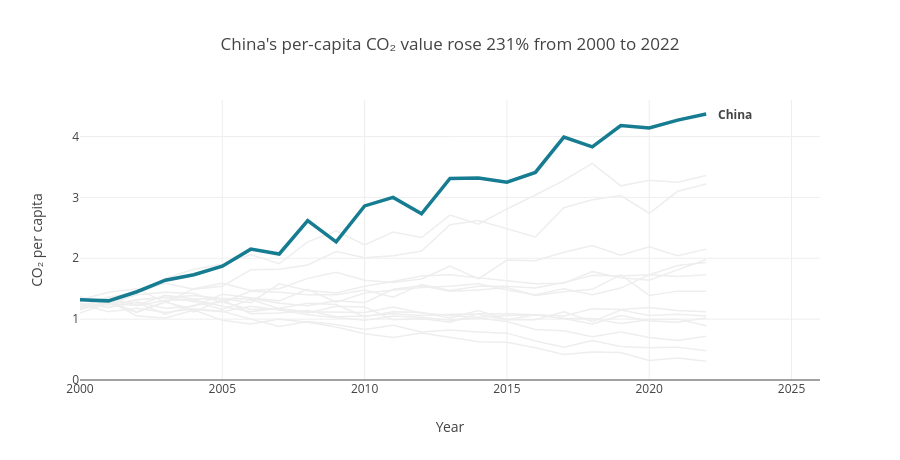

Notebook code cell kept with this figure:
### Markdown cell above
## Task 1 - A line chart showing CO2 per Capita for all countries in the dataset

**Requirements:**
- All countries shown (for context), but only **one highlighted in colour** — your choice which
- All other lines in grey (#EEEEEE), thinner
- Highlighted country/countries **labelled directly** at the end of its line (not in a legend)
- Insight title that names the highlighted country/countries and its story

### Code cell
# Task 1: All countries for context; only China is highlighted.
highlight = 'China'
first_year, last_year = df['Year'].min(), df['Year'].max()
china = df[df['Country'] == highlight].sort_values('Year')
start = china.loc[china['Year'] == first_year, 'CO2_per_capita'].iloc[0]
end = china.loc[china['Year'] == last_year, 'CO2_per_capita'].iloc[0]
change_pct = (end / start - 1) * 100
fig1 = go.Figure()

# Thin grey lines for all 14 non-highlighted countries.
for country, country_data in df[df['Country'] != highlight].groupby('Country'):
    fig1.add_trace(go.Scatter(
        x=country_data['Year'], y=country_data['CO2_per_capita'],
        mode='lines', name=country, line=dict(color='#EEEEEE', width=1.5),
        hovertemplate=f'{country}<br>Year: %{{x}}<br>CO₂ per capita: %{{y:.2f}}<extra></extra>',
        showlegend=False
    ))

# Draw the coloured highlight last for visibility.
fig1.add_trace(go.Scatter(
    x=china['Year'], y=china['CO2_per_capita'],
    mode='lines', name=highlight, line=dict(color='#167C91', width=3.5),
    hovertemplate='China<br>Year: %{x}<br>CO₂ per capita: %{y:.2f}<extra></extra>',
    showlegend=False
))
fig1.add_annotation(
    x=last_year, y=end, text=f'<b>{highlight}</b>  {end:.2f}',
    showarrow=False, xanchor='left', xshift=10,
    font=dict(color='#167C91', size=13)
)
fig1.update_layout(
    title=dict(text=f"China's per-capita CO₂ value rose {change_pct:.0f}% from {first_year} to {last_year}", x=0.02),
    xaxis=dict(title=None, range=[first_year, last_year + 4], dtick=4,
               showgrid=False, showline=False, zeroline=False),
    yaxis=dict(title='CO₂ per capita (course dataset values)', rangemode='tozero',
               showgrid=True, gridcolor='#F3F3F3', zeroline=False, showline=False),
    template='plotly_white', height=460,
    margin=dict(l=88, r=125, t=88, b=50),
    font=dict(family='Arial', size=12, color='#283445'),
    paper_bgcolor='white', plot_bgcolor='white', showlegend=False
)
assert len(fig1.data) == df['Country'].nunique()
assert sum(t.line.color != '#EEEEEE' for t in fig1.data) == 1
fig1.show()
print(f'China: {start:.2f} ({first_year}) → {end:.2f} ({last_year}), +{change_pct:.1f}% in the supplied data.')

### Figure 1 — Plotly figure (JSON) as saved in the notebook; plotly's stock layout.template omitted (floating-point values rounded to 4 significant figures)
{"data": [{"type": "scatter", "mode": "lines", "name": "Australia", "x": [2000, 2001, 2002, 2003, 2004, 2005, 2006, 2007, 2008, 2009, 2010, 2011, 2012, 2013, 2014, 2015, 2016, 2017, 2018, 2019, 2020, 2021, 2022], "y": [1.26, 1.19, 1.28, 1.18, 1.21, 1.41, 1.35, 1.3, 1.49, 1.28, 1.43, 1.47, 1.52, 1.54, 1.58, 1.48, 1.4, 1.5, 1.4, 1.51, 1.73, 1.7, 1.73], "line": {"color": "#EEEEEE", "width": 1.5}, "showlegend": false}, {"type": "scatter", "mode": "lines", "name": "Brazil", "x": [2000, 2001, 2002, 2003, 2004, 2005, 2006, 2007, 2008, 2009, 2010, 2011, 2012, 2013, 2014, 2015, 2016, 2017, 2018, 2019, 2020, 2021, 2022], "y": [1.26, 1.19, 1.32, 1.36, 1.39, 1.34, 1.27, 1.58, 1.47, 1.43, 1.54, 1.62, 1.71, 1.73, 1.68, 1.63, 1.58, 1.59, 1.78, 1.68, 1.64, 1.81, 1.98], "line": {"color": "#EEEEEE", "width": 1.5}, "showlegend": false}, {"type": "scatter", "mode": "lines", "name": "Canada", "x": [2000, 2001, 2002, 2003, 2004, 2005, 2006, 2007, 2008, 2009, 2010, 2011, 2012, 2013, 2014, 2015, 2016, 2017, 2018, 2019, 2020, 2021, 2022], "y": [1.17, 1.36, 1.22, 1.31, 1.32, 1.21, 1.12, 1.18, 1.26, 1.24, 1.04, 1.12, 1.11, 1.02, 1.14, 0.99, 0.99, 1.12, 0.96, 1.15, 1.06, 1.08, 1.05], "line": {"color": "#EEEEEE", "width": 1.5}, "showlegend": false}, {"type": "scatter", "mode": "lines", "name": "France", "x": [2000, 2001, 2002, 2003, 2004, 2005, 2006, 2007, 2008, 2009, 2010, 2011, 2012, 2013, 2014, 2015, 2016, 2017, 2018, 2019, 2020, 2021, 2022], "y": [1.34, 1.29, 1.12, 1.28, 1.16, 1.12, 1.21, 1.15, 1.07, 1.02, 0.98, 1.05, 1.03, 0.98, 1.02, 0.96, 0.83, 0.81, 0.71, 0.79, 0.7, 0.65, 0.72], "line": {"color": "#EEEEEE", "width": 1.5}, "showlegend": false}, {"type": "scatter", "mode": "lines", "name": "Germany", "x": [2000, 2001, 2002, 2003, 2004, 2005, 2006, 2007, 2008, 2009, 2010, 2011, 2012, 2013, 2014, 2015, 2016, 2017, 2018, 2019, 2020, 2021, 2022], "y": [1.25, 1.12, 1.18, 1.11, 1.17, 1.13, 1, 0.88, 0.96, 0.91, 0.83, 0.9, 0.79, 0.82, 0.79, 0.77, 0.64, 0.54, 0.65, 0.55, 0.53, 0.54, 0.48], "line": {"color": "#EEEEEE", "width": 1.5}, "showlegend": false}, {"type": "scatter", "mode": "lines", "name": "India", "x": [2000, 2001, 2002, 2003, 2004, 2005, 2006, 2007, 2008, 2009, 2010, 2011, 2012, 2013, 2014, 2015, 2016, 2017, 2018, 2019, 2020, 2021, 2022], "y": [1.21, 1.36, 1.44, 1.67, 1.82, 1.9, 2.06, 1.91, 2.27, 2.45, 2.22, 2.43, 2.34, 2.71, 2.56, 2.81, 3.04, 3.28, 3.56, 3.19, 3.28, 3.25, 3.36], "line": {"color": "#EEEEEE", "width": 1.5}, "showlegend": false}, {"type": "scatter", "mode": "lines", "name": "Indonesia", "x": [2000, 2001, 2002, 2003, 2004, 2005, 2006, 2007, 2008, 2009, 2010, 2011, 2012, 2013, 2014, 2015, 2016, 2017, 2018, 2019, 2020, 2021, 2022], "y": [1.37, 1.23, 1.44, 1.59, 1.49, 1.54, 1.81, 1.82, 1.89, 2.11, 2.01, 2.04, 2.12, 2.55, 2.62, 2.49, 2.35, 2.83, 2.96, 3.03, 2.74, 3.1, 3.22], "line": {"color": "#EEEEEE", "width": 1.5}, "showlegend": false}, {"type": "scatter", "mode": "lines", "name": "Japan", "x": [2000, 2001, 2002, 2003, 2004, 2005, 2006, 2007, 2008, 2009, 2010, 2011, 2012, 2013, 2014, 2015, 2016, 2017, 2018, 2019, 2020, 2021, 2022], "y": [1.1, 1.27, 1.27, 1.08, 1.23, 1.28, 1.16, 1.17, 1.1, 1.21, 1.2, 0.99, 1.01, 0.95, 1.09, 1.09, 1.07, 1.01, 1.01, 0.93, 0.99, 1, 0.89], "line": {"color": "#EEEEEE", "width": 1.5}, "showlegend": false}, {"type": "scatter", "mode": "lines", "name": "Mexico", "x": [2000, 2001, 2002, 2003, 2004, 2005, 2006, 2007, 2008, 2009, 2010, 2011, 2012, 2013, 2014, 2015, 2016, 2017, 2018, 2019, 2020, 2021, 2022], "y": [1.18, 1.25, 1.4, 1.44, 1.42, 1.27, 1.46, 1.44, 1.4, 1.4, 1.48, 1.36, 1.57, 1.47, 1.54, 1.54, 1.51, 1.6, 1.72, 1.71, 1.73, 1.88, 1.93], "line": {"color": "#EEEEEE", "width": 1.5}, "showlegend": false}, {"type": "scatter", "mode": "lines", "name": "Russia", "x": [2000, 2001, 2002, 2003, 2004, 2005, 2006, 2007, 2008, 2009, 2010, 2011, 2012, 2013, 2014, 2015, 2016, 2017, 2018, 2019, 2020, 2021, 2022], "y": [1.19, 1.24, 1.32, 1.36, 1.29, 1.16, 1.32, 1.17, 1.12, 1.11, 1.11, 1.2, 1.1, 1.06, 1.03, 1.06, 1.07, 1.05, 1.17, 1.16, 1.19, 1.14, 1.12], "line": {"color": "#EEEEEE", "width": 1.5}, "showlegend": false}, {"type": "scatter", "mode": "lines", "name": "South Africa", "x": [2000, 2001, 2002, 2003, 2004, 2005, 2006, 2007, 2008, 2009, 2010, 2011, 2012, 2013, 2014, 2015, 2016, 2017, 2018, 2019, 2020, 2021, 2022], "y": [1.2, 1.25, 1.23, 1.39, 1.33, 1.34, 1.34, 1.26, 1.22, 1.3, 1.27, 1.49, 1.55, 1.46, 1.48, 1.52, 1.39, 1.45, 1.49, 1.73, 1.39, 1.46, 1.46], "line": {"color": "#EEEEEE", "width": 1.5}, "showlegend": false}, {"type": "scatter", "mode": "lines", "name": "South Korea", "x": [2000, 2001, 2002, 2003, 2004, 2005, 2006, 2007, 2008, 2009, 2010, 2011, 2012, 2013, 2014, 2015, 2016, 2017, 2018, 2019, 2020, 2021, 2022], "y": [1.32, 1.44, 1.5, 1.27, 1.5, 1.59, 1.47, 1.5, 1.67, 1.77, 1.64, 1.6, 1.66, 1.87, 1.66, 1.97, 1.96, 2.1, 2.21, 2.05, 2.19, 2.04, 2.15], "line": {"color": "#EEEEEE", "width": 1.5}, "showlegend": false}, {"type": "scatter", "mode": "lines", "name": "United Kingdom", "x": [2000, 2001, 2002, 2003, 2004, 2005, 2006, 2007, 2008, 2009, 2010, 2011, 2012, 2013, 2014, 2015, 2016, 2017, 2018, 2019, 2020, 2021, 2022], "y": [1.15, 1.31, 1.05, 1.02, 1.15, 0.98, 0.92, 1, 0.95, 0.87, 0.76, 0.7, 0.77, 0.7, 0.63, 0.62, 0.53, 0.42, 0.46, 0.45, 0.32, 0.36, 0.31], "line": {"color": "#EEEEEE", "width": 1.5}, "showlegend": false}, {"type": "scatter", "mode": "lines", "name": "United States", "x": [2000, 2001, 2002, 2003, 2004, 2005, 2006, 2007, 2008, 2009, 2010, 2011, 2012, 2013, 2014, 2015, 2016, 2017, 2018, 2019, 2020, 2021, 2022], "y": [1.32, 1.26, 1.11, 1.29, 1.12, 1.32, 1.09, 1.1, 1.14, 1.04, 1.05, 1.09, 1.06, 1.08, 1.08, 0.99, 1.07, 1.01, 0.92, 1.06, 0.97, 0.95, 1.02], "line": {"color": "#EEEEEE", "width": 1.5}, "showlegend": false}, {"type": "scatter", "mode": "lines", "name": "China", "x": [2000, 2001, 2002, 2003, 2004, 2005, 2006, 2007, 2008, 2009, 2010, 2011, 2012, 2013, 2014, 2015, 2016, 2017, 2018, 2019, 2020, 2021, 2022], "y": [1.32, 1.3, 1.45, 1.64, 1.73, 1.87, 2.15, 2.07, 2.62, 2.27, 2.86, 3, 2.73, 3.31, 3.32, 3.25, 3.41, 3.99, 3.83, 4.18, 4.14, 4.27, 4.37], "line": {"color": "#167C91", "width": 3.5}, "showlegend": false}], "layout": {"title": {"text": "China's per-capita CO₂ value rose 231% from 2000 to 2022"}, "xaxis": {"title": {"text": "Year"}, "range": [2000, 2026]}, "yaxis": {"title": {"text": "CO₂ per capita"}, "rangemode": "tozero"}, "showlegend": false, "height": 460, "annotations": [{"x": 2022, "y": 4.37, "text": "<b>China</b>", "showarrow": false, "xanchor": "left", "xshift": 10}]}}
